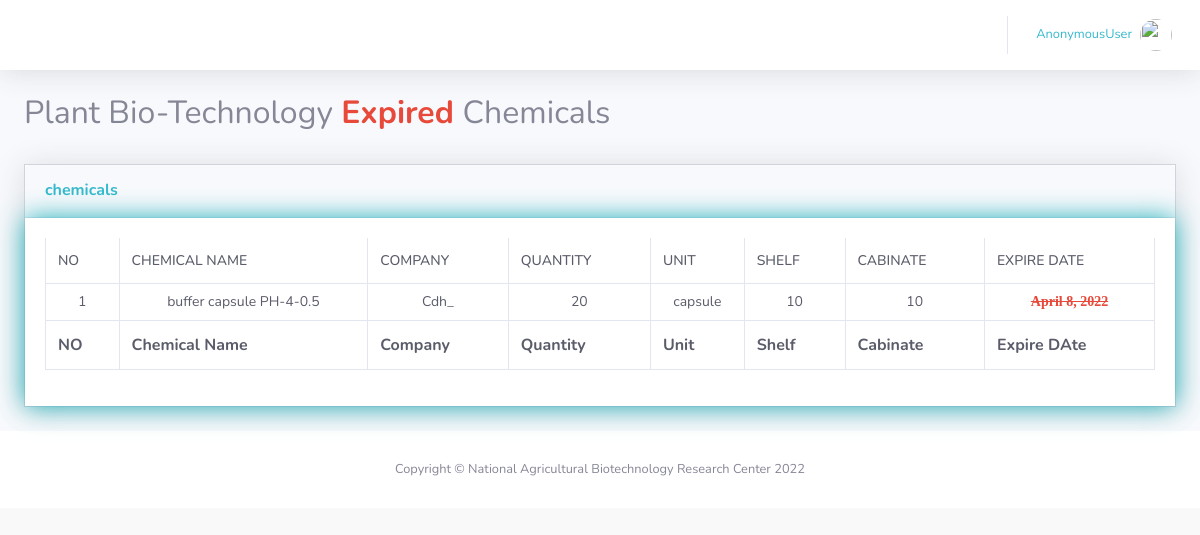
/chemical/pExpired/, run on the app's committed database.
### department/models.py (models this page shows, shortened)
class PlantStore(models.Model):
    temprature = (
        ('-', '-'),
        ('+4', '+4'),
        ('-20', '-20'),
        ('-80', '-80'),
    )
    chemical = models.ForeignKey(Chemical, on_delete=models.DO_NOTHING)
    cabinate = models.CharField(max_length=100,default='-')
    shelf = models.CharField(max_length=100,default='-')
    available = models.IntegerField(default=0)
    recievedDate = models.DateTimeField(auto_now_add=True, null=True)
    expireDate = models.DateField(null=True)
    temprature =  models.CharField(max_length=100, choices=temprature, default='-')

### chemical/models.py (models this page shows, shortened)
class Chemical(models.Model):
    name = models.CharField(max_length=100)
    quantity = models.IntegerField(default=0)
    unit = models.CharField(max_length=30)
    company = models.CharField(max_length=100)
    description = models.CharField(max_length=100)

### chemical/views.py (the view)
# urls.py: path('pExpired/',views.pExpired, name= "pExpired"),
def pExpired (request):
    page = 'plant'
    date = datetime.datetime.now()
    chemicals = PlantStore.objects.filter( expireDate__lt= date)
    context = { 'page': page, 'obj': chemicals}
    return render(request, 'custodian/expired_chemical.html', context)

### templates/custodian/expired_chemical.html (shortened to what this page needs)
{% extends 'main.html'%}
{% block content %}
{% if page == 'animal' %}
<div class="container-fluid">
    <div class="text-center">
        <div class="d-sm-flex align-items-center justify-content-between mb-4">
        <h2> Animal Bio-Technology <strong class="text-danger"> Expired </strong> Chemicals</h2>
            <!-- <a href="#" class="  btn btn-sm btn-info shadow-sm"><i
                    class="fas fa-download fa-sm text-white-50"></i> Download Report</a> -->
        </div>
      </div>
<div class="card shadow mb-4">
    <div class="card-header py-3">
        <h6 class="m-0 font-weight-bold text-info">Chemical Lists</h6>
    </div>
    <div class="card-body" style="box-shadow:0 0 25px 0 rgb(29, 175, 185);">
        <div class="table-responsive">
            <table class="table table-bordered text-gray-800" id="dataTable" width="100%" cellspacing="0" >
                <thead>
                 <tr>
                <th>NO</th>
                <th>Chemical Name</th>
                <th>Company</th>
                <th>Quantity</th>
                <th>Unit</th>
                <th>Shelf</th>
                <th>Cabinate</th>
                <th>Expire Date </th>
                {% if request.user.groups.all.0.name == 'Department' %}
                <th>Action</th>
                {%endif%}
            </tr>
        </thead>
        <tfoot>
            <tr>
                <th>NO</th>
                <th>Chemical Name</th>
                <th>Company</th>
                <th>Quantity</th>
                <th>Unit</th>
                <th>Shelf</th>
                <th>Cabinate</th>
                <th>Expire Date</th>
                {% if request.user.groups.all.0.name == 'Department' %}
                <th>Action</th>
                {%endif%}
            </tr>
        </tfoot>
        <tbody>
         {% for chemicals in obj %}
            <tr align="center">
                <td>{{forloop.counter }}</td>
                <td>{{chemicals.chemical.name}}</td>
                <td>{{chemicals.chemical.company}}</td>
                 <td>{{chemicals.available}}</td>
                  <td>{{chemicals.chemical.unit}}</td>
                  <td>{{chemicals.shelf}}</td>
                  <td>{{chemicals.cabinate}}</td>
                  <td>
                 <i class="fas fa-success fa-1x text-danger"> <strike> {{chemicals.expireDate}}</strike></i>
                </td>
                {% if request.user.groups.all.0.name == 'Department' %}
                <td>
                    <a  href="{% url 'aExpiredDeatil' chemicals.id %}" >
                    <i class="fas fa-pen fa-1x text-info"></i>
                </td>
                {%endif%}
                </tr>
                {%empty%}
                <tr>
                    <td colspan='5'>There are no chemicals</td>
                </tr>
            {%endfor%}
        </tbody>
      </table>
      {% if request.user.groups.all.0.name == 'Department' %}
    <center>
    </center>
    {%endif%}
    </div>
    </div>
    </div>
    </div>
 {%elif page == 'plant'%}
 <div class="container-fluid">
    <div class="text-center">
        <div class="d-sm-flex align-items-center justify-content-between mb-4">
        <h2> Plant Bio-Technology <strong class="text-danger"> Expired </strong>Chemicals </h2>
    </div>
      </div>
<div class="card shadow mb-4">
    <div class="card-header py-3">
        <h6 class="m-0 font-weight-bold text-info">chemicals</h6>
    </div>
    <div class="card-body" style="box-shadow:0 0 25px 0 rgb(29, 175, 185);">
        <div class="table-responsive">
            <table class="table table-bordered text-gray-800" id="dataTable" width="100%" cellspacing="0">
                <thead>
                 <tr>
                <th>NO</th>
                <th>Chemical Name</th>
                <th>Company</th>
                <th>Quantity</th>
                <th>Unit</th>
                <th>Shelf</th>
                <th>Cabinate</th>
                <th>Expire DAte </th>
            </tr>
        </thead>
        <tfoot>
            <tr>
                <th>NO</th>
                <th>Chemical Name</th>
                <th>Company</th>
                <th>Quantity</th>
                <th>Unit</th>
                <th>Shelf</th>
                <th>Cabinate</th>
                <th>Expire DAte</th>
            </tr>
        </tfoot>
        <tbody>
         {% for chemicals in obj%}
            <tr align="center">
                <td>{{forloop.counter }}</td>
                <td>{{chemicals.chemical.name}}</td>
                <td>{{chemicals.chemical.company}}</td>
                 <td>{{chemicals.available}}</td>
                  <td>{{chemicals.chemical.unit}}</td>
                  <td>{{chemicals.shelf}}</td>
                  <td>{{chemicals.cabinate}}</td>
                  <td>  <i class="fas fa-success fa-1x text-danger"> <strike> {{chemicals.expireDate}}</strike></i> </td>
                </tr>
                {%empty%}
                <tr>
                    <td colspan='5'>There are no chemicals</td>
                </tr>
            {%endfor%}
        </tbody>
      </table>
    </div>
    </div>
    </div>
    </div>
{%endif%}
{% endblock%}

### static/css/order.css (style rules this page uses)
body { background-color: #f9f9fa }
.card { box-shadow: none; -webkit-box-shadow: none; -moz-box-shadow: none; -ms-box-shadow: none }
.card { position: relative; display: flex; flex-direction: column; min-width: 0; word-wrap: break-word; background-color: #fff; background-clip: border-box; border: 1px solid #d2d2dc; border-radius: 0 }
.table-responsive { display: block; width: 100%; overflow-x: auto; -webkit-overflow-scrolling: touch; -ms-overflow-style: -ms-autohiding-scrollbar }
.table, .jsgrid .jsgrid-table { width: 100%; max-width: 100%; margin-bottom: 1rem; background-color: transparent }
.table thead th, .jsgrid .jsgrid-table thead th { border-top: 0; border-bottom-width: 1px; font-weight: 500; font-size: .875rem; text-transform: uppercase }
.table td, .jsgrid .jsgrid-table td { font-size: 0.875rem; padding: .475rem 0.4375rem }

### data on the page
PlantStore: chemical.name "buffer capsule PH-4-0.5", chemical.company "Cdh_", available "20", chemical.unit "capsule", shelf "10", cabinate "10", expireDate "April 8, 2022"

### other printed values
{{ user }} "AnonymousUser"
